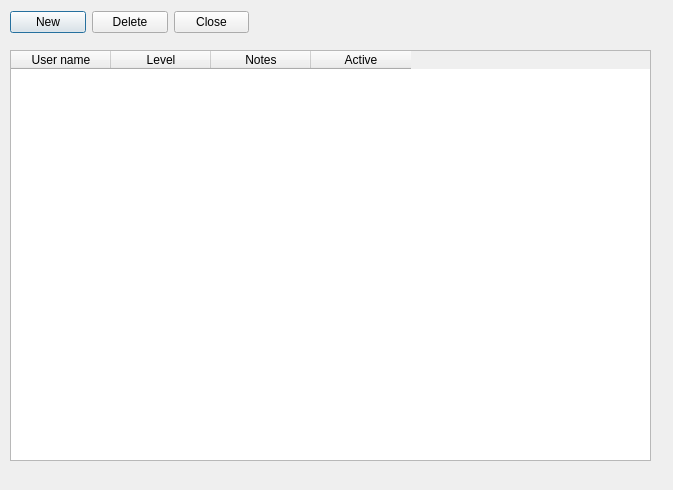
<?xml version="1.0" encoding="UTF-8"?>
<ui version="4.0">
 <class>Dialog</class>
 <widget class="QDialog" name="Dialog">
  <property name="geometry">
   <rect>
    <x>0</x>
    <y>0</y>
    <width>673</width>
    <height>490</height>
   </rect>
  </property>
  <property name="sizePolicy">
   <sizepolicy hsizetype="Fixed" vsizetype="Fixed">
    <horstretch>0</horstretch>
    <verstretch>0</verstretch>
   </sizepolicy>
  </property>
  <property name="windowTitle">
   <string>User editor</string>
  </property>
  <widget class="QWidget" name="widget" native="true">
   <property name="enabled">
    <bool>true</bool>
   </property>
   <property name="geometry">
    <rect>
     <x>10</x>
     <y>50</y>
     <width>650</width>
     <height>421</height>
    </rect>
   </property>
   <property name="sizePolicy">
    <sizepolicy hsizetype="Fixed" vsizetype="Fixed">
     <horstretch>0</horstretch>
     <verstretch>0</verstretch>
    </sizepolicy>
   </property>
   <property name="minimumSize">
    <size>
     <width>650</width>
     <height>300</height>
    </size>
   </property>
   <property name="maximumSize">
    <size>
     <width>800</width>
     <height>600</height>
    </size>
   </property>
   <property name="contextMenuPolicy">
    <enum>Qt::NoContextMenu</enum>
   </property>
   <widget class="QTableWidget" name="tableWidget">
    <property name="geometry">
     <rect>
      <x>0</x>
      <y>0</y>
      <width>641</width>
      <height>411</height>
     </rect>
    </property>
    <property name="toolTip">
     <string notr="true"/>
    </property>
    <property name="statusTip">
     <string notr="true"/>
    </property>
    <property name="editTriggers">
     <set>QAbstractItemView::NoEditTriggers</set>
    </property>
    <column>
     <property name="text">
      <string notr="true">User name</string>
     </property>
     <property name="toolTip">
      <string notr="true"/>
     </property>
     <property name="whatsThis">
      <string notr="true"/>
     </property>
    </column>
    <column>
     <property name="text">
      <string notr="true">Level</string>
     </property>
     <property name="toolTip">
      <string notr="true"/>
     </property>
     <property name="whatsThis">
      <string notr="true"/>
     </property>
    </column>
    <column>
     <property name="text">
      <string notr="true">Notes</string>
     </property>
     <property name="toolTip">
      <string notr="true"/>
     </property>
     <property name="whatsThis">
      <string notr="true"/>
     </property>
    </column>
    <column>
     <property name="text">
      <string notr="true">Active</string>
     </property>
     <property name="toolTip">
      <string notr="true"/>
     </property>
     <property name="whatsThis">
      <string notr="true"/>
     </property>
    </column>
   </widget>
  </widget>
  <widget class="QWidget" name="horizontalLayoutWidget_2">
   <property name="geometry">
    <rect>
     <x>10</x>
     <y>10</y>
     <width>239</width>
     <height>25</height>
    </rect>
   </property>
   <layout class="QHBoxLayout" name="horizontalLayout">
    <item>
     <widget class="QPushButton" name="bInsert">
      <property name="text">
       <string>New</string>
      </property>
     </widget>
    </item>
    <item>
     <widget class="QPushButton" name="bDelete">
      <property name="text">
       <string>Delete</string>
      </property>
     </widget>
    </item>
    <item>
     <widget class="QPushButton" name="bCancel">
      <property name="text">
       <string>Close</string>
      </property>
     </widget>
    </item>
   </layout>
  </widget>
 </widget>
 <resources/>
 <connections/>
</ui>
